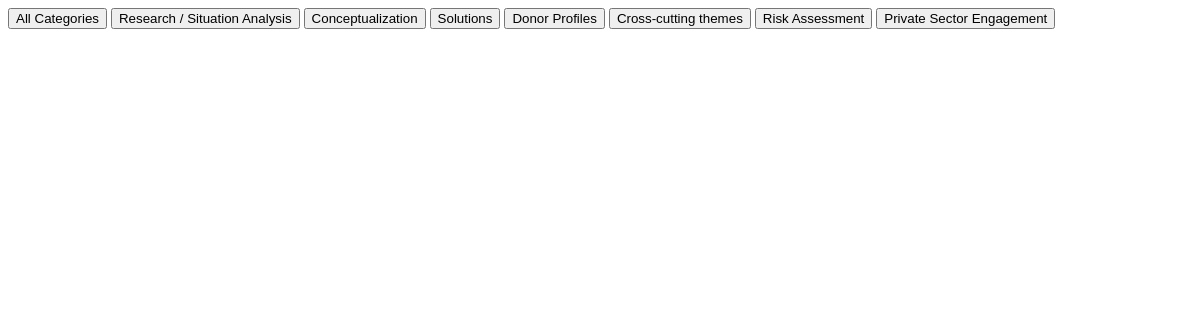
Page /htmx/categories on the earlier database version.
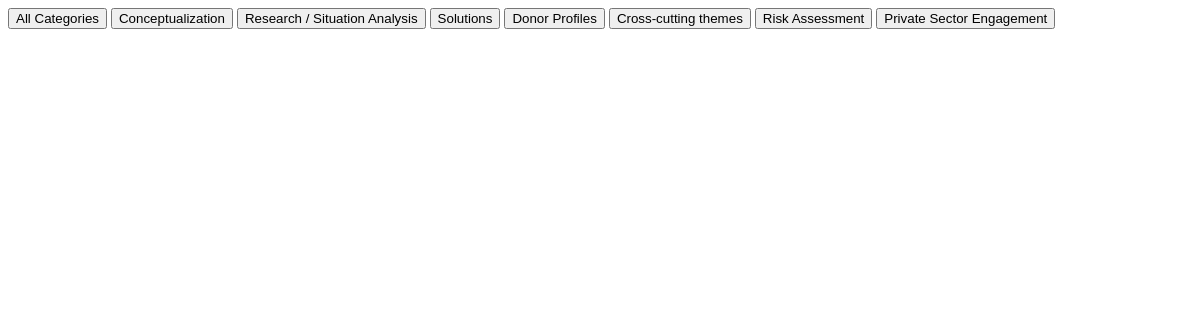
Same page on the later database version.
### app/models.py (models this page shows)
class Category(SQLModel, table=True):
    id: Optional[int] = Field(default=None, primary_key=True)
    name: str = Field(index=True, unique=True)
    slug: str = Field(index=True, unique=True)
    description: Optional[str] = None
    parent_id: Optional[int] = Field(default=None, foreign_key="category.id")
    sort_order: int = Field(default=0)
    created_at: datetime = Field(default_factory=datetime.utcnow)
    updated_at: datetime = Field(default_factory=datetime.utcnow)

### app/routers/htmx.py (the view)
@router.get("/categories", response_class=HTMLResponse)
async def categories_partial(request: Request, session: SessionDep):
    categories = session.exec(select(Category).where(col(Category.parent_id).is_(None)).order_by(Category.sort_order)).all()
    return templates.TemplateResponse(
        "partials/categories.html",
        {"request": request, "categories": categories}
    )

### app/templates/partials/categories.html
<div class="space-y-2">
    <button onclick="selectCategory('')" class="block w-full text-left px-3 py-2 rounded-md hover:bg-gray-100 text-sm">
        All Categories
    </button>
    {% for category in categories %}
    <button onclick="selectCategory({{ category.id }})" class="block w-full text-left px-3 py-2 rounded-md hover:bg-gray-100 text-sm">
        {{ category.name }}
    </button>
    {% endfor %}
</div>

Differences in the rows shown:
changed Category "Conceptualization": moves up the list
